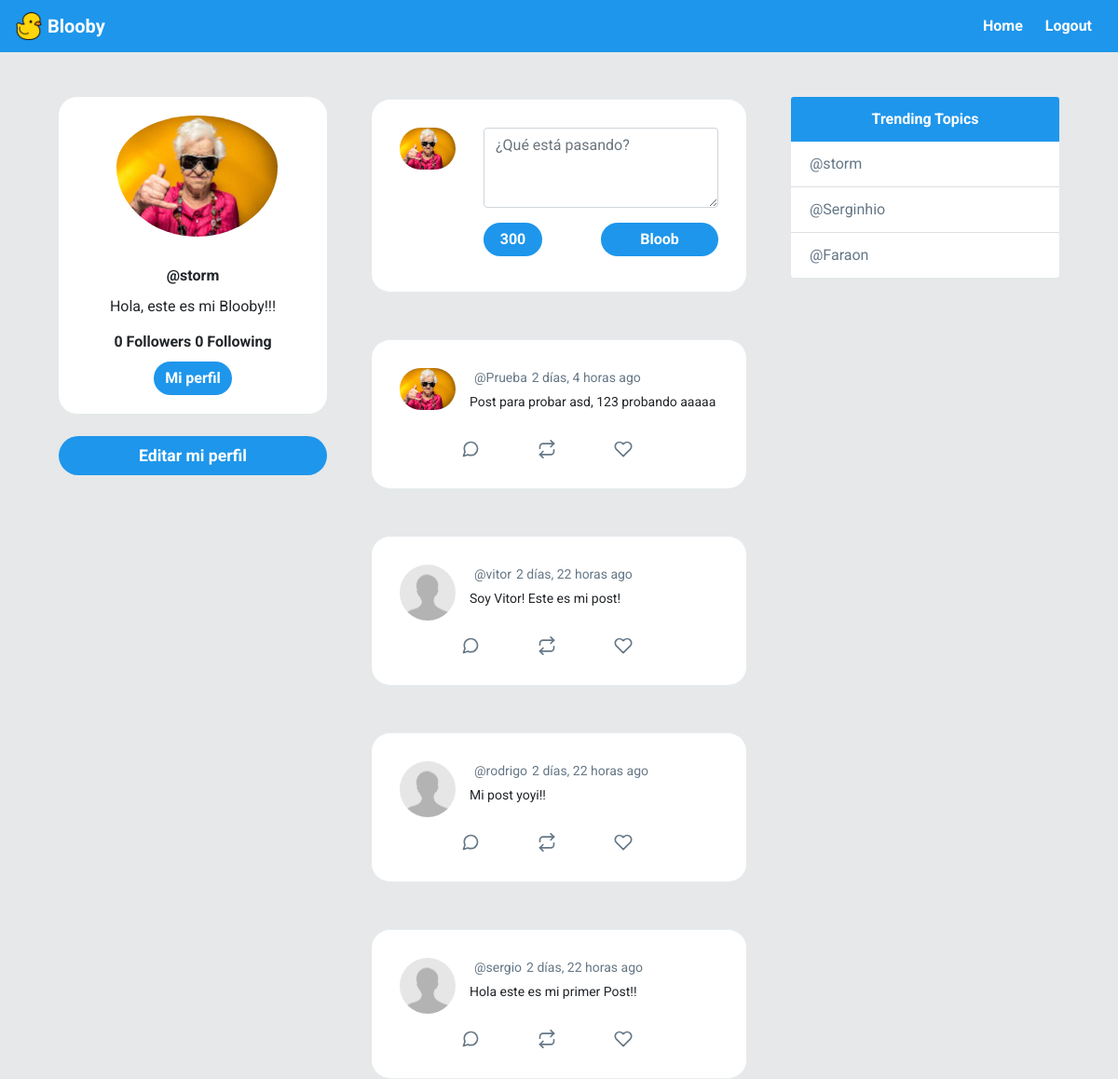
Page / (signed in) on the earlier database version.
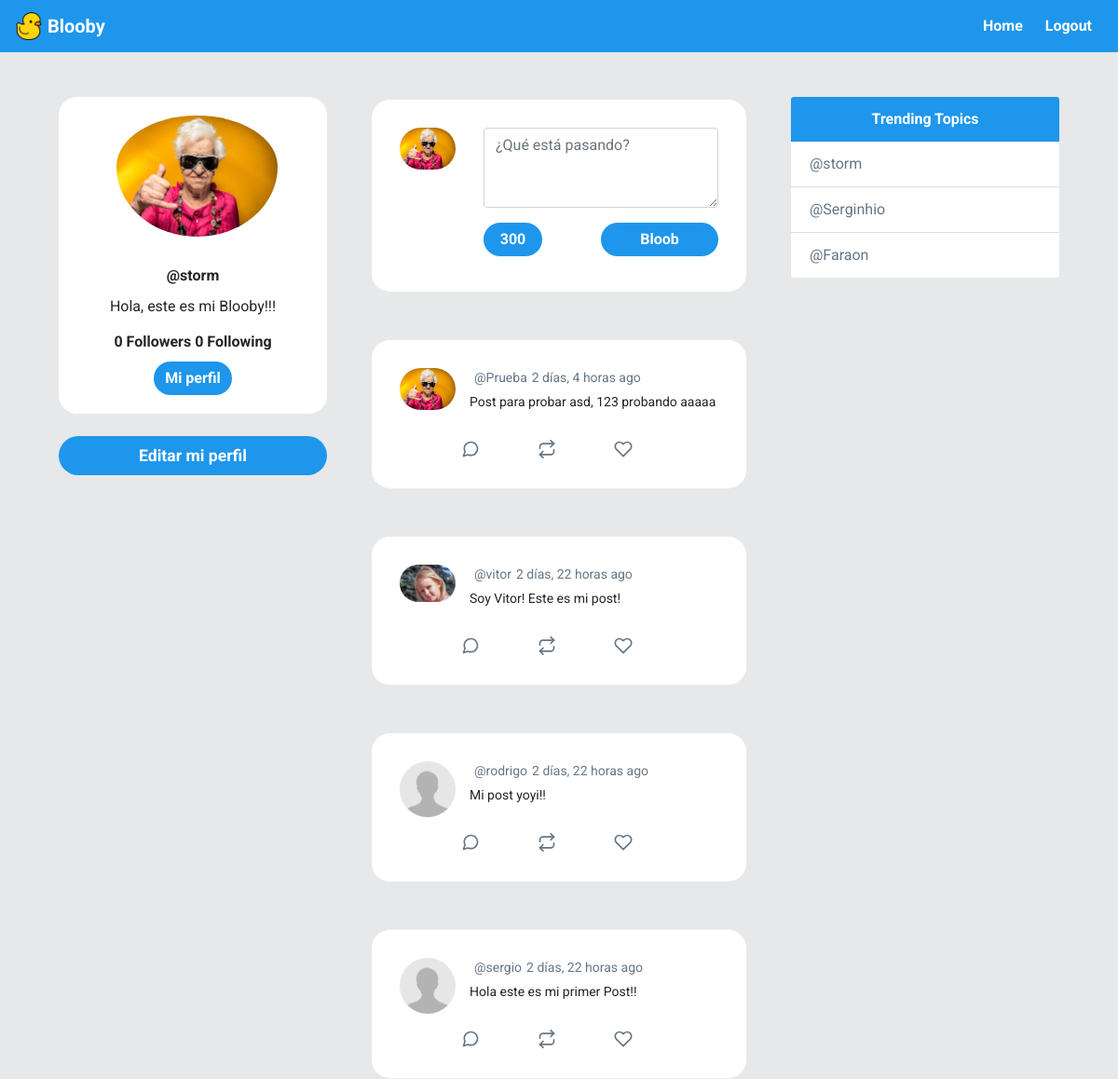
Same page on the later database version.
### Blooby/models.py (models this page shows, shortened)
class Post(models.Model):
	timestamp = models.DateTimeField(default=timezone.now)
	content = models.TextField(max_length=300)
	user = models.ForeignKey(User, on_delete=models.CASCADE, related_name='posts')
	liked = models.ManyToManyField(User, default=None, blank=True)
	class Meta:
		ordering = ['-timestamp']

class Profile(models.Model):
	user = models.OneToOneField(User, on_delete=models.CASCADE)
	bio = models.CharField(default='Hola, este es mi Blooby!!!', max_length=100)
	image = models.ImageField(default='default.png')
	def following(self):
		user_ids = Relationship.objects.filter(from_user=self.user)\
									.values_list('to_user_id', flat=True)
		return User.objects.filter(id__in=user_ids)
	def followers(self):
		user_ids = Relationship.objects.filter(to_user=self.user)\
									.values_list('from_user_id', flat=True)
		return User.objects.filter(id__in=user_ids)

### Blooby/views.py (the view)
# urls.py: path('', home, name='home'),
@login_required
def home(request):
	posts = Post.objects.all()
	if request.method == 'POST':
		form = PostForm(request.POST)
		if form.is_valid():
			post = form.save(commit=False)
			post.user = request.user
			post.save()
			return redirect('home')
	else:
		form = PostForm()
	context = {'posts':posts, 'form' : form }
	return render(request, 'Blooby/feed.html', context)

### Blooby/forms.py
class PostForm(forms.ModelForm):
	content = forms.CharField(widget=forms.Textarea(attrs={'class':'form-control w-100',
								'id':'contentsBox', 'rows':'3',
								'placeholder':'¿Qué está pasando?'}))
	class Meta:
		model = Post
		fields = ['content']

### Blooby/templates/Blooby/feed.html (shortened to what the changed rows need)
{% extends 'Blooby/_base.html' %}
{% load humanize %}
{% block content %}
{% load static %}
    <div id="main" class="container-fluid d-flex">
        <div class="content">
            {% for post in posts %}
            <div id="tweetCards">
                <div class="tweet-wrap" style="border-radius:20px">
                    <div class="tweet-header">
                        <img src="{{ post.user.profile.image.url }}"
                            alt="" class="avator">
                        <div class="tweet-header-info">
                            <span>@{{ post.user }}</span><span>{{ post.timestamp|naturaltime }}
                            </span>
                            <p>{{ post.content }}</p>
                        </div>
                    </div>
                    <div class="tweet-info-counts">
                        <div class="comments">
                            <button style="background: white; border: none;">
                            </button>
                        </div>
                        <div class="retweets">
                            <button style="background: white; border: none;">
                        </button>
                        </div>
                        <div class="likes">
                            <button style="background: white; border: none;">
                            </button>
                        </div>
                    </div>
                </div>
            </div>
            {% endfor %}
        </div>
    </div>
{% endblock content %}

Differences in the rows shown:
changed through a linked row, Post "Soy Vitor! Este es mi post!": user.profile.image: picture added in place of a placeholder
